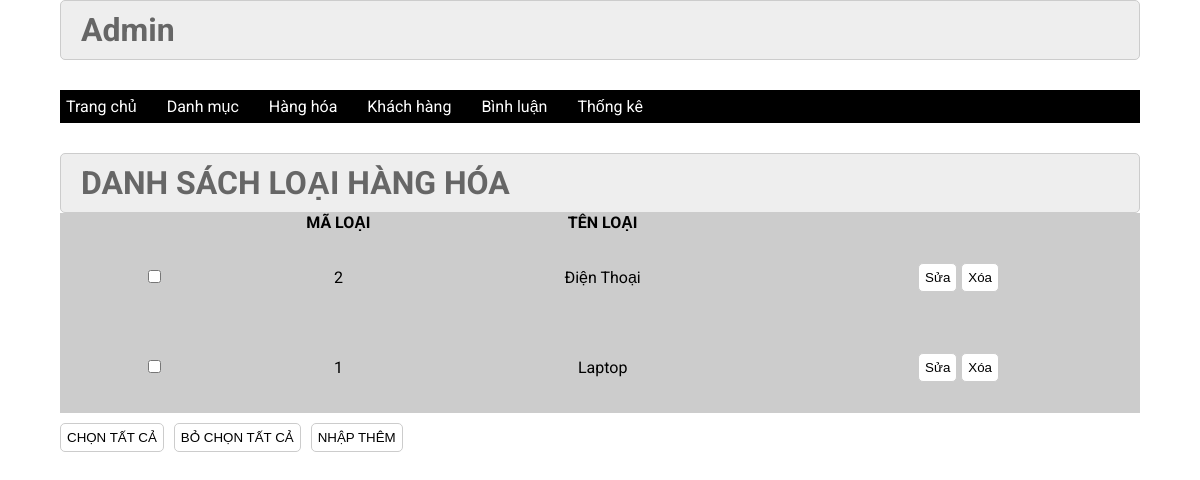
Screenshot of /admin/index.php?act=danhsach with the database file from the repository.
### tables this page shows
CREATE TABLE `danhmuc` (
  `id` int(11) NOT NULL,
  `name` varchar(255) NOT NULL
);

### model/pdo.php (called while the page is built, shortened)
<?php
function pdo_get_connection(){
    $servername = "localhost";
    $username = "root";
    $password = "";
    try {
        $conn = new PDO("mysql:host=$servername;dbname=duanmau", $username, $password);
        $conn->setAttribute(PDO::ATTR_ERRMODE, PDO::ERRMODE_EXCEPTION);
        return $conn;
    } catch(PDOException $e) {
        echo "Connection failed: " . $e->getMessage();
    }
}
function pdo_query($sql){
    $sql_args=array_slice(func_get_args(),1);
    try{
        $conn=pdo_get_connection();
        $stmt=$conn->prepare($sql);
        $stmt->execute($sql_args);
        $rows=$stmt->fetchAll();
        return $rows;
    }
    catch(PDOException $e){
        throw $e;
    }
    finally{
        unset($conn);
    }
}
?>

### model/danh_muc.php (called while the page is built)
<?php
function loadall_danhmuc(){
    $sql='select * from danhmuc order by id desc';
    $kq=pdo_query($sql);
    return $kq;
}

### admin/danhmuc.php (the view)
<div class="row2">
    <div class="row2 font_title">
        <h1>DANH SÁCH LOẠI HÀNG HÓA</h1>
    </div>
    <div class="row2 form_content ">
        <form action="#" method="POST">
            <div class="row2 mb10 formds_loai">
                <table>
                    <tr>
                        <th></th>
                        <th>MÃ LOẠI</th>
                        <th>TÊN LOẠI</th>
                        <th></th>
                    </tr>
                    <?php foreach ($all_danhmuc as $values) : ?>
                        <tr>
                            <td><input type="checkbox" name="" id=""></td>
                            <td><?= $values['id'] ?></td>
                            <td><?= $values['name'] ?></td>
                            <td><a href="index.php"><input type="button" value="Sửa"></a>
                                <a href=""><input type="button" value="Xóa"></a>
                            </td>
                        </tr>
                    <?php endforeach ?>
                </table>
            </div>
            <div class="row mb10 ">
                <input class="mr20" type="button" value="CHỌN TẤT CẢ">
                <input class="mr20" type="button" value="BỎ CHỌN TẤT CẢ">
                <a href="index.php"> <input class="mr20" type="button" value="NHẬP THÊM"></a>
            </div>
        </form>
    </div>
</div>

### css/css.css (style rules this page uses)
:root { --white-color:#fff; --black-color:#000; --text-color:#333; }
* { margin:0; padding:0; box-sizing:border-box; }
body { font-family:'Roboto', sans-serif; }
.row { display:flex; width:100%; }
.row2 { float:left; width:100%; }
.mb10 { margin-bottom:10px; }
form { text-align:center; }
.form_account input[type="reset"], .form_account input[type="submit"], .form_content input[type="submit"], .form_content input[type="reset"], .form_content input[type="button"] { padding:6px; background:white; border:1px solid #CCC; border-radius:5px; }
.font_title { background-color:#EEE; border:1px #CCC solid; color:#666; border-radius:5px; padding:10px 20px; }
.mr20 { margin-right:10px; }
.formds_loai table { width:100%; border-collapse:collapse; background-color:#ccc; padding:20px; }
.formds_loai table td { padding:10px 20px; border:1px #ccc solid; padding:30px; }

### rows the page displays
danhmuc: id "2", name "Điện Thoại"
danhmuc: id "1", name "Laptop"
